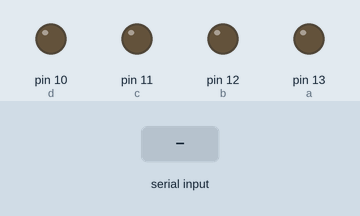
Simulated run of this sketch. Board: Arduino Uno, built with avr-gcc and run on an emulated ATmega328P. Parts: output pins drawn as LEDs (lit = HIGH). The test bench sets the inputs (shaded band).

Above: at 1.2 s.
1.3 s: "1" received over Serial
At 2.0 s:
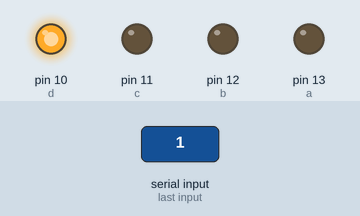
2.8 s: "2" received over Serial
At 3.1 s:
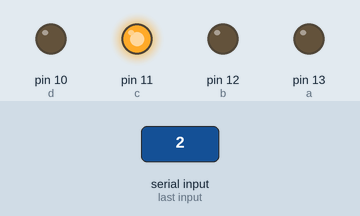
4.3 s: "3" received over Serial
At 5.5 s:
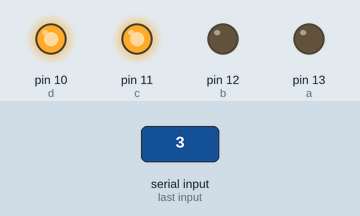
5.8 s: "4" received over Serial
At 6.6 s:
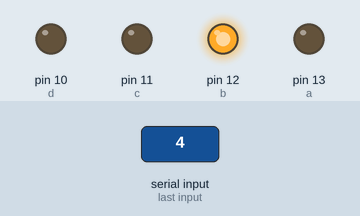
Timing chart, 0 to 8.3 s (numbered marks = the images above; inputs shaded):
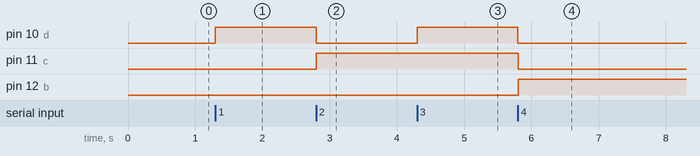

The sketch:

PRINTING_INPUT_ON_7_SEG_BCD.ino
```cpp
const int a=13,b=12,c=11,d=10 ;
char x;
void setup() {
  // put your setup code here, to run once:
  Serial.begin(9600);
  pinMode(a,OUTPUT);
  pinMode(b,OUTPUT);
  pinMode(c,OUTPUT);
  pinMode(d,OUTPUT);


}

void loop() {
  // put your main code here, to run repeatedly:
  if (Serial.available())
  {
    x=Serial.read();

  }
  if(x=='1')
  {
    digitalWrite(d,HIGH);
    digitalWrite(a,LOW);
    digitalWrite(b,LOW);
    digitalWrite(c,LOW);
  }
   if(x=='2')
  {
    digitalWrite(d,LOW);
    digitalWrite(a,LOW);
    digitalWrite(b,LOW);
    digitalWrite(c,HIGH);
  }
   if(x=='3')
  {
    digitalWrite(d,HIGH);
    digitalWrite(a,LOW);
    digitalWrite(b,LOW);
    digitalWrite(c,HIGH);
  }
   if(x=='4')
  {
    digitalWrite(d,LOW);
    digitalWrite(a,LOW);
    digitalWrite(b,HIGH);
    digitalWrite(c,LOW);
  }

}
```

Measured:
- after the input at 1.3 s, pin 10 (d): LOW → HIGH at once
- after the input at 2.8 s, pin 10 (d): HIGH → LOW at once; pin 11 (c): LOW → HIGH at once
- after the input at 4.3 s, pin 10 (d): LOW → HIGH at once
- after the input at 5.8 s, pin 10 (d), pin 11 (c): HIGH → LOW at once; pin 12 (b): LOW → HIGH at once
